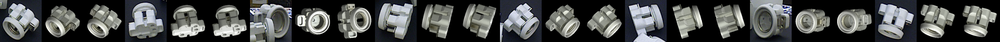
#> input picture visual/aae_res/12_combined.png, 1000 x 42 px, shrunk from 3072 x 128 before the run; its folder holds 4 pictures in this run
$ python combine_8.py
#> lines starting #> are read from the running program, lines starting #| are printed output that depends on the picture
from PIL import Image
import os

def combine_images_horizontally(image_dir):
    image_files = [f for f in os.listdir(image_dir) if f.endswith('.png')][:8]
    images = [Image.open(os.path.join(image_dir, f)) for f in image_files]

    widths, heights = zip(*(i.size for i in images))

    total_width = sum(widths)
    max_height = max(heights)

    new_image = Image.new('RGB', (total_width, max_height))

    x_offset = 0
    for image in images:
        new_image.paste(image, (x_offset, 0))
        x_offset += image.size[0]

    return new_image

def combine_images_vertically(image_dir):
#> called with image_dir = './'
    image_files = [f for f in os.listdir(image_dir) if f.endswith('.png')][:10]
    images = [Image.open(os.path.join(image_dir, f)) for f in image_files]
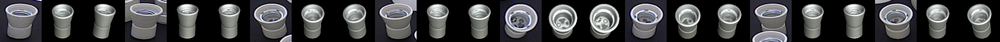
#> input picture visual/aae_res/14_combined.png, 1000 x 42 px, shrunk from 3072 x 128 before the run
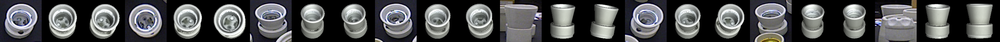
#> input picture visual/aae_res/15_combined.png, 1000 x 42 px, shrunk from 3072 x 128 before the run
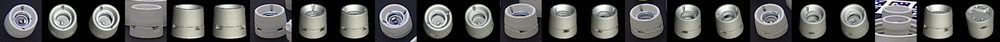
#> input picture visual/aae_res/16_combined.png, 1000 x 42 px, shrunk from 3072 x 128 before the run

    widths, heights = zip(*(i.size for i in images))
#> widths = (1000, 1000, 1000, 1000); heights = (42, 42, 42, 42)

    max_width = max(widths)
#> max_width = 1000
    total_height = sum(heights)
#> total_height = 168

    new_image = Image.new('RGB', (max_width, total_height))
#> new_image: PIL image 1000x168 RGB; every value is 0

    y_offset = 0
    for image in images:
        new_image.paste(image, (0, y_offset))
        y_offset += image.size[1]
#> this loop made 4 passes
#> y_offset on passes 1 to 4: 42, 84, 126, 168
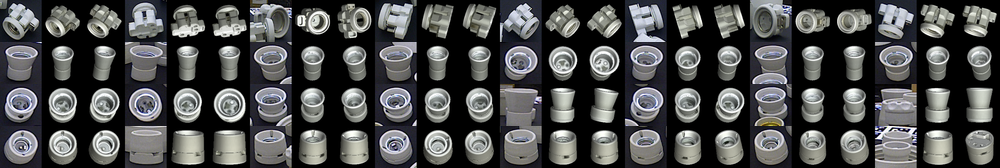
#> new_image: PIL image 1000x168 RGB; mean R, G, B 74.1, 75, 75.1
#> after the loop, y_offset = 168

    return new_image

def main():
    # [6 lines of commented-out code are left out]
    image_dir = './'
    combined_image = combine_images_vertically(image_dir)
    combined_image.save('combined_image_vertical.png')

if __name__ == '__main__':
    main()
